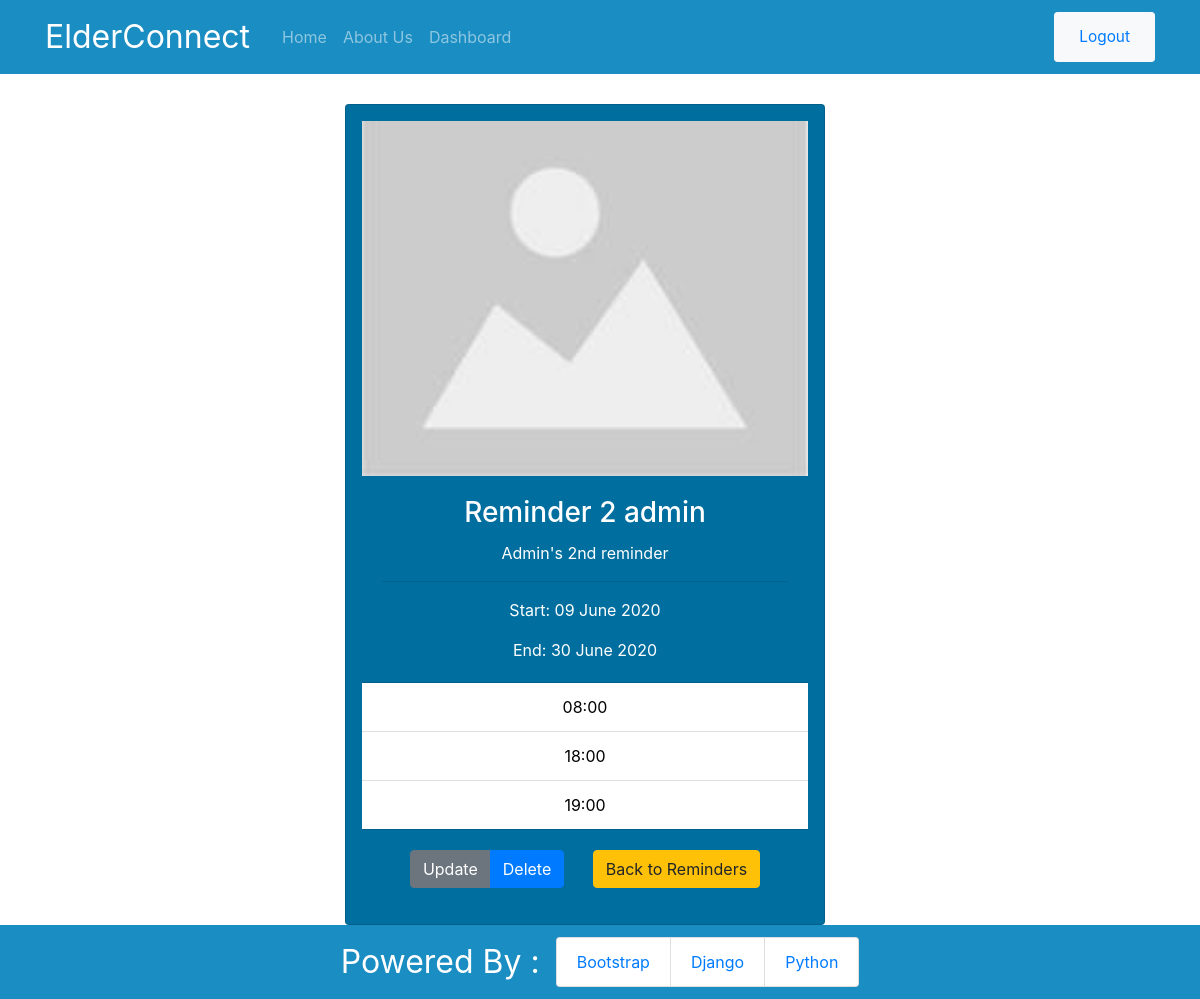
The page /reminders/2/ (signed in) on the database its author committed.
### app/models.py (models this page shows, shortened)
class Reminder(models.Model):
    title = models.CharField(max_length=100)
    description = models.CharField(max_length=300)
    date_current = models.DateField(default=date.today)
    date_end = models.DateField()
    time_1 = models.TimeField()
    time_2 = models.TimeField(blank=True, null=True)
    time_3 = models.TimeField(blank=True, null=True)
    time_4 = models.TimeField(blank=True, null=True)
    medicine_image = models.ImageField(default='default.jpg', upload_to='reminders')
    user = models.ForeignKey(User, on_delete=models.CASCADE)

### app/views.py (the view, shortened to what this page needs)
# urls.py: path('reminders/<int:pk>/', views.ReminderDetailView.as_view(), name='web-reminder-detail'),
class ReminderDetailView(LoginRequiredMixin, DetailView):
    model = Reminder

### app/templates/app/reminder_detail.html (shortened to what this page needs)
{% extends 'app/base.html' %}
{% block content %}
<div class="text-center">
    <div class="row container-fluid justify-content-center">
        <div class="card reminder-detail">
            <img src="{{ object.medicine_image.url }}" class="reminder-card-img">
            <div class="card-body">
                <h3 class="card-title">{{ object.title}}</h3>
                <p class="card-text">{{ object.description }}</p>
                <hr>
                <p class="card-text">Start: {{ object.date_current|date:"d F Y" }}</p>
                <p class="card-text">End: {{ object.date_end|date:"d F Y" }}</p>
            </div>
            <ul class="list-group list-group-flush reminder-detail-timings">
                <li class="list-group-item ">{{ object.time_1|time:'H:i' }}</li>
                {% if object.time_2 %}
                <li class="list-group-item ">{{ object.time_2|time:'H:i' }}</li>
                {% endif %}
                {% if object.time_3 %}
                <li class="list-group-item ">{{ object.time_3|time:'H:i' }}</li>
                {% endif %}
            </ul>
            <div class="card-body">
                <div class="btn-group mr-4">
                    <a class="btn btn-secondary" href="{% url 'web-reminder-update' object.id %}" >Update</a>
                    <a class="btn btn-primary" href="{% url 'web-reminder-delete' object.id %}" >Delete</a>
                </div>
                <div class="btn-group">
                    <a class="btn btn-warning" href="{% url 'web-reminders' %}">Back to Reminders</a>
                </div>
            </div>
        </div>
    </div>
</div>
{% endblock content %}

### app/static/app/main.css (style rules this page uses)
.base-body { margin-top: 6.5em; }
.card { background-color: #006E9E; color: white; }
.reminder-card-img { width: 100% }
.reminder-detail { padding: 1em; width: 30em; }
.reminder-detail-timings { color: black; }

### rows shown on the page
Reminder: medicine_image (placeholder picture), title "Reminder 2 admin", description "Admin's 2nd reminder", date_current "09 June 2020", date_end "30 June 2020", time_1 "08:00", time_2 "18:00", time_3 "19:00"
